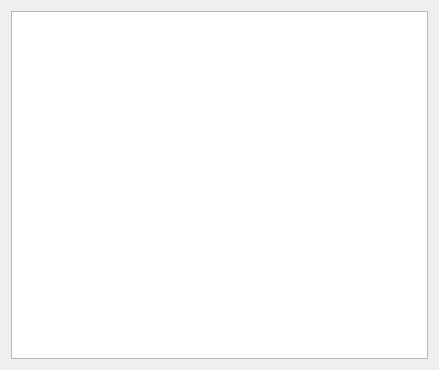
<?xml version="1.0" encoding="UTF-8"?>
<ui version="4.0">
 <class>bg::ui::draughts::BoardWidget</class>
 <widget class="QWidget" name="bg::ui::draughts::BoardWidget">
  <property name="geometry">
   <rect>
    <x>0</x>
    <y>0</y>
    <width>439</width>
    <height>370</height>
   </rect>
  </property>
  <property name="windowTitle">
   <string>Form</string>
  </property>
  <layout class="QGridLayout" name="gridLayout">
   <item row="0" column="0">
    <widget class="QGraphicsView" name="gvBoard"/>
   </item>
  </layout>
 </widget>
 <resources/>
 <connections/>
</ui>
